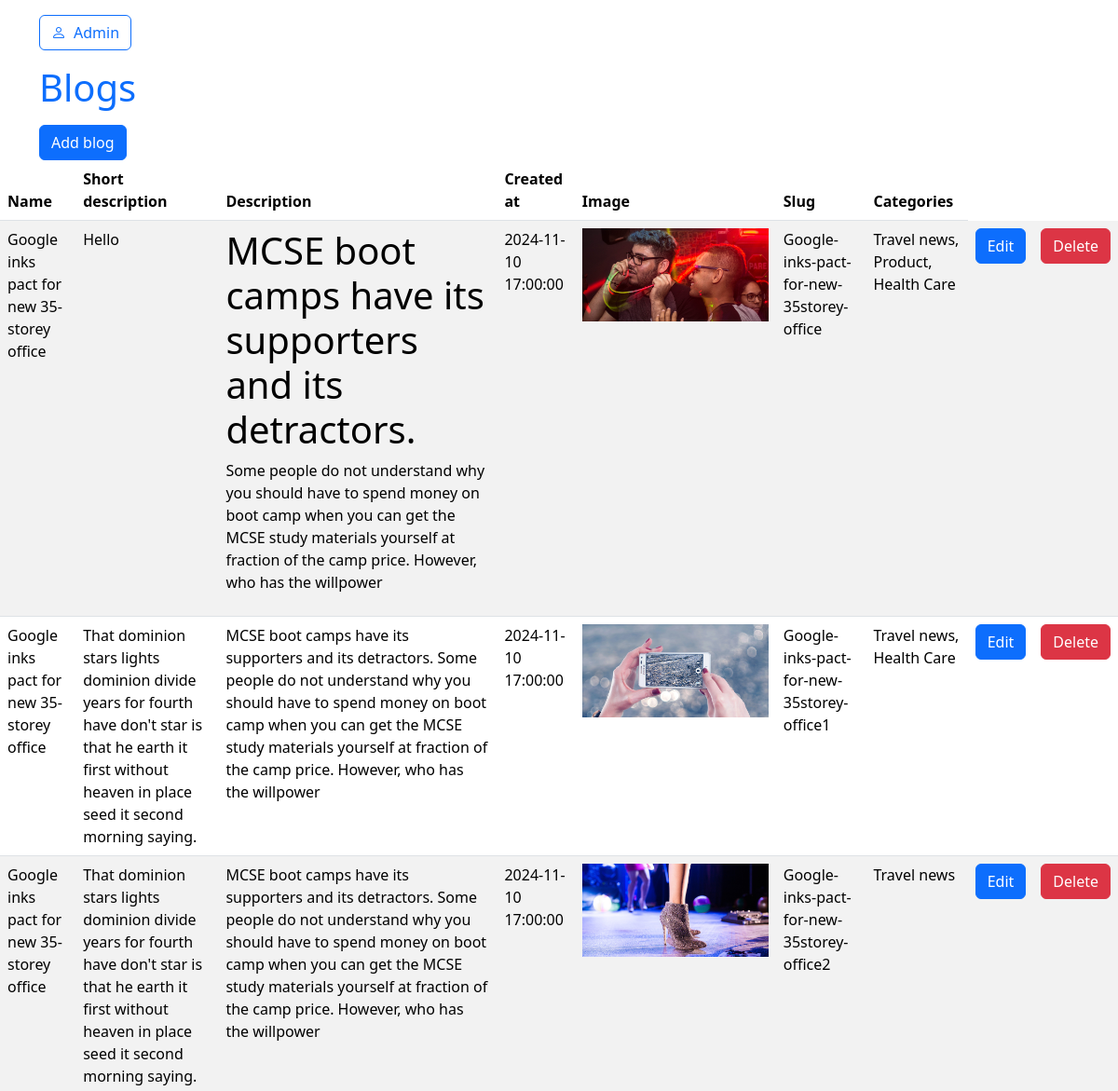
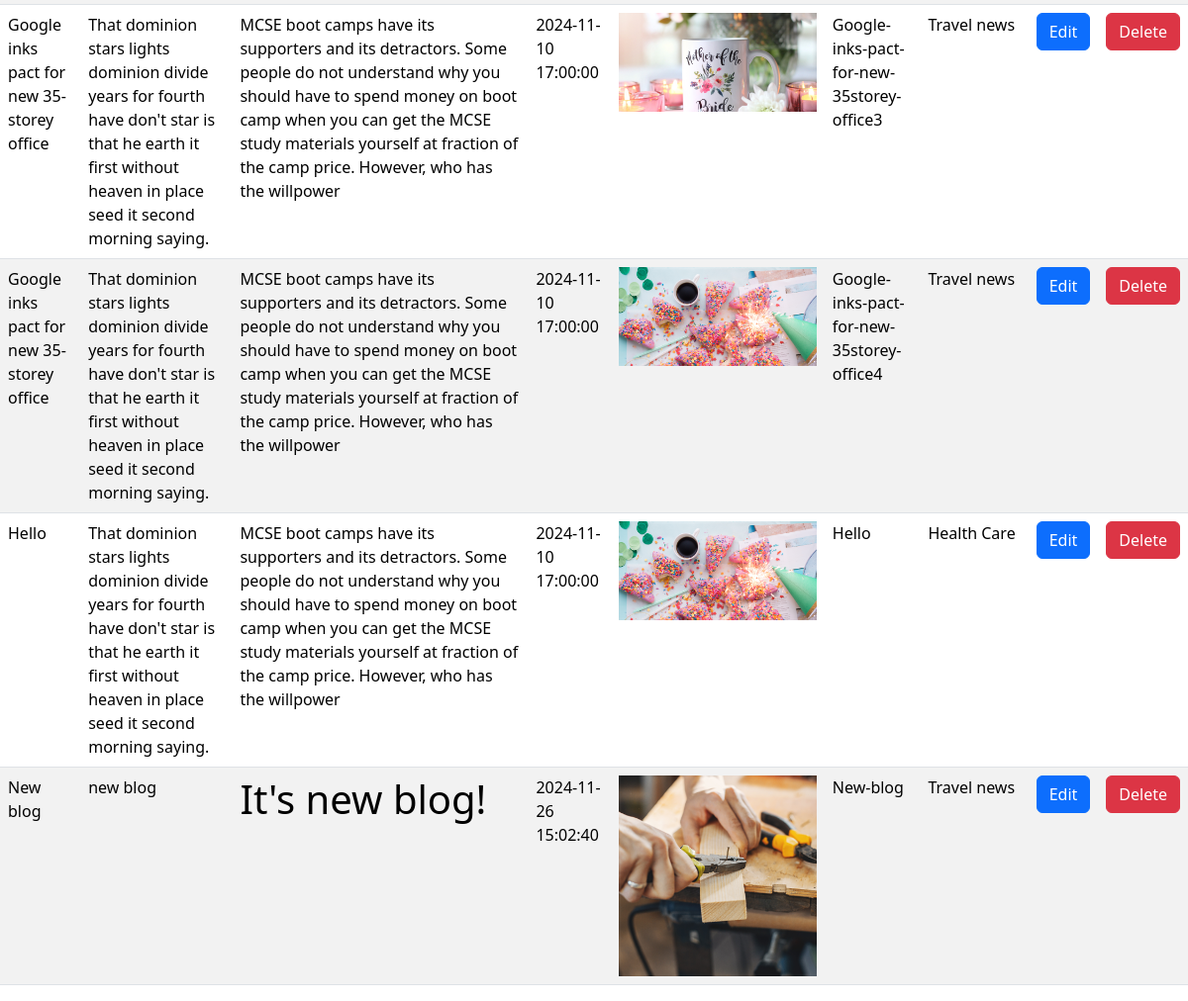
Page /admin/blogs/index.php (signed in) on the committed database (2 pictures, top to bottom).
### tables this page shows
CREATE TABLE `blogs` (
  `id` int NOT NULL,
  `name` varchar(255) NOT NULL,
  `short_description` varchar(255) NOT NULL,
  `description` text NOT NULL,
  `created_at` timestamp NOT NULL DEFAULT CURRENT_TIMESTAMP,
  `image` varchar(255) DEFAULT NULL,
  `slug` varchar(255) NOT NULL
);

### admin/blogs/index.php (the view, shortened to what this page needs)
<?php
require $_SERVER['DOCUMENT_ROOT'] . '/check_admin.php';
$blogs = $pdo->query("SELECT
blogs.*,
GROUP_CONCAT(blog_categories.name SEPARATOR ', ') AS category_name
FROM blog_category
JOIN blogs ON blog_category.blog_id = blogs.id
JOIN blog_categories ON blog_category.blog_category_id = blog_categories.id
GROUP BY blogs.id")->fetchAll();
include $_SERVER['DOCUMENT_ROOT'] . '/layouts/header_bootstrap.php';
?>
<div class="container mt-3">
    <a href="/admin/" class="btn btn-outline-primary"><i class="bi bi-person me-2"></i>Admin</a>
    <h1 class="text-primary my-3">Blogs</h1>
    <a href="/admin/blogs/create.php" class="btn btn-primary">Add blog</a>
</div>
<table class="table table-striped">
    <thead>
    <tr>
        <th scope="col">Name</th>
        <th scope="col">Short description</th>
        <th scope="col">Description</th>
        <th scope="col">Created at</th>
        <th scope="col">Image</th>
        <th scope="col">Slug</th>
        <th scope="col">Categories</th>
    </tr>
    </thead>
    <tbody>
    <?php foreach ($blogs as $blog): ?>
        <tr>
            <td><?= $blog['name'] ?></td>
            <td><?= $blog['short_description'] ?></td>
            <td><?= $blog['description'] ?></td>
            <td><?= $blog['created_at'] ?></td>
            <td><img src="<?= $blog['image'] ?? '/img/no_image.jpg' ?>" alt="" width="200"></td>
            <td><?= $blog['slug'] ?></td>
            <td><?= $blog['category_name'] ?></td>
            <td><a href="/admin/blogs/edit.php?id=<?= $blog['id'] ?>" class="btn btn-primary">Edit</a></td>
            <td><a href="/admin/blogs/actions/delete.php?id=<?= $blog['id'] ?>" class="btn btn-danger">Delete</a></td>
        </tr>
    <?php endforeach; ?>
    </tbody>
</table>
<?php
include $_SERVER['DOCUMENT_ROOT'] . '/layouts/footer_bootstrap.php';
?>

### rows in the picture
blogs: name "Google inks pact for new 35-storey office", short_description "Hello", description "MCSE boot camps have its supporters and its detractors. Some people do not understand why you should have to spend money on boot camp when you can get the MCSE study materials yourself at fraction of the camp price. However, who has the willpower", created_at "2024-11-10 17:00:00", image (picture), slug "Google-inks-pact-for-new-35storey-office", category_name "Travel news, Product, Health Care"
blogs: name "Google inks pact for new 35-storey office", short_description "That dominion stars lights dominion divide years for fourth have don't star is that he earth it first without heaven in place seed it second morning saying.", description "MCSE boot camps have its supporters and its detractors. Some people do not understand why you should have to spend money on boot camp when you can get the MCSE study materials yourself at fraction of the camp price. However, who has the willpower", created_at "2024-11-10 17:00:00", image (picture), slug "Google-inks-pact-for-new-35storey-office1", category_name "Travel news, Health Care"
blogs: name "Google inks pact for new 35-storey office", short_description "That dominion stars lights dominion divide years for fourth have don't star is that he earth it first without heaven in place seed it second morning saying.", description "MCSE boot camps have its supporters and its detractors. Some people do not understand why you should have to spend money on boot camp when you can get the MCSE study materials yourself at fraction of the camp price. However, who has the willpower", created_at "2024-11-10 17:00:00", image (picture), slug "Google-inks-pact-for-new-35storey-office2", category_name "Travel news"
blogs: name "Google inks pact for new 35-storey office", short_description "That dominion stars lights dominion divide years for fourth have don't star is that he earth it first without heaven in place seed it second morning saying.", description "MCSE boot camps have its supporters and its detractors. Some people do not understand why you should have to spend money on boot camp when you can get the MCSE study materials yourself at fraction of the camp price. However, who has the willpower", created_at "2024-11-10 17:00:00", image (picture), slug "Google-inks-pact-for-new-35storey-office3", category_name "Travel news"
blogs: name "Google inks pact for new 35-storey office", short_description "That dominion stars lights dominion divide years for fourth have don't star is that he earth it first without heaven in place seed it second morning saying.", description "MCSE boot camps have its supporters and its detractors. Some people do not understand why you should have to spend money on boot camp when you can get the MCSE study materials yourself at fraction of the camp price. However, who has the willpower", created_at "2024-11-10 17:00:00", image (picture), slug "Google-inks-pact-for-new-35storey-office4", category_name "Travel news"
blogs: name "Hello", short_description "That dominion stars lights dominion divide years for fourth have don't star is that he earth it first without heaven in place seed it second morning saying.", description "MCSE boot camps have its supporters and its detractors. Some people do not understand why you should have to spend money on boot camp when you can get the MCSE study materials yourself at fraction of the camp price. However, who has the willpower", created_at "2024-11-10 17:00:00", image (picture), slug "Hello", category_name "Health Care"
blogs: name "New blog", short_description "new blog", description "It's new blog!", created_at "2024-11-26 15:02:40", image (picture), slug "New-blog", category_name "Travel news"
